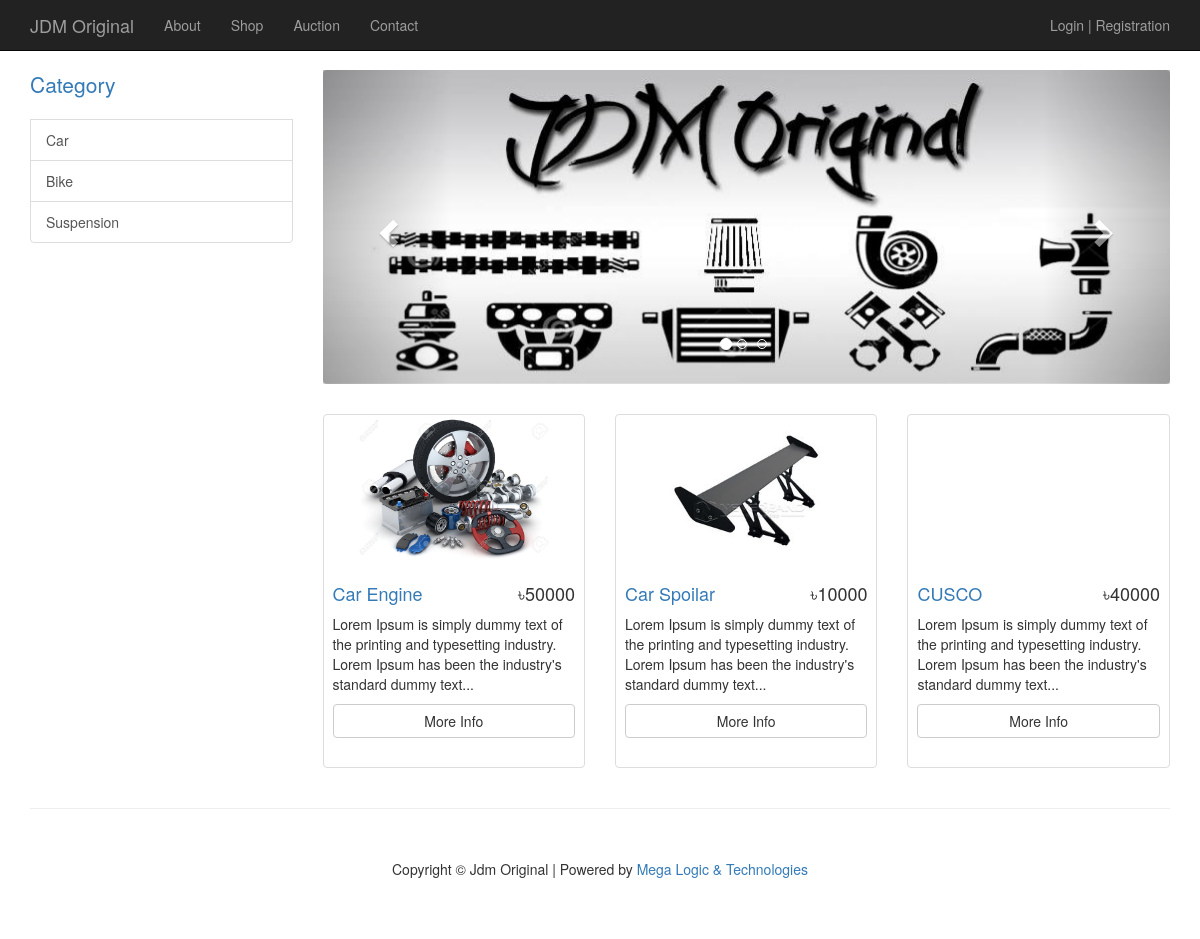
Before: / with the older database file.
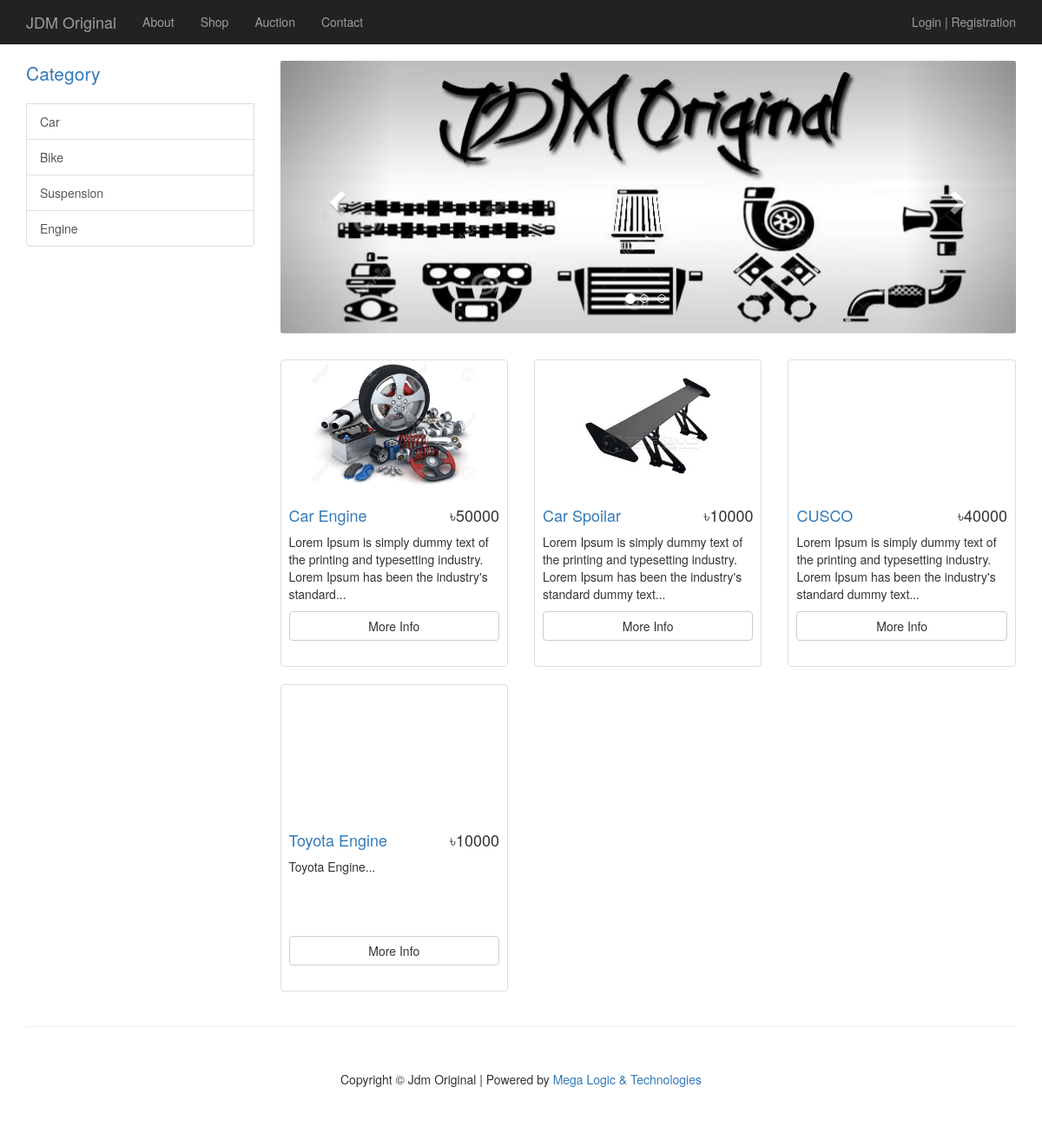
After: the same page with the newer database file.
### tables this page shows
CREATE TABLE IF NOT EXISTS `category` (
  `id` int(11) NOT NULL AUTO_INCREMENT,
  `name` varchar(50) DEFAULT NULL,
  PRIMARY KEY (`id`)
);

CREATE TABLE IF NOT EXISTS `product` (
  `id` int(11) NOT NULL AUTO_INCREMENT,
  `cata_id` int(11) NOT NULL,
  `name` varchar(200) DEFAULT NULL,
  `description` text,
  `price` decimal(10,0) DEFAULT NULL,
  `condition` int(11) DEFAULT NULL,
  `quantity` decimal(10,0) DEFAULT NULL,
  `brand` varchar(100) DEFAULT NULL,
  `country_manufacture` varchar(100) DEFAULT NULL,
  `user_id` int(11) DEFAULT NULL,
  `datetime` datetime DEFAULT NULL,
  `auction` int(11) DEFAULT NULL,
  PRIMARY KEY (`id`)
);

### application/controllers/Welcome.php (called while the page is built, shortened)
<?php
class Welcome extends CI_Controller {
	public function index()
	{
        $this->load->model('category');
        $data['title']='Home-JDM Original';
        $data['cat'] = $this->category->get_category();
        $this->load->model('productm');
        $bdata['products'] = $this->productm->get_all_product(0, 20);
        $this->load->view('common/header', $data);
        $this->load->view('home', $bdata);
        $this->load->view('common/footer');
	}
}

### index.php (called while the page is built, shortened)
<?php
require_once BASEPATH.'core/CodeIgniter.php';

### application/models/category.php (called while the page is built, shortened)
<?php if ( ! defined('BASEPATH')) exit('No direct script access allowed');
class category extends CI_Model{
    function get_category(){
        $query = $this->db->query('SELECT * FROM category');
        return $query->result_array();
    }
}
?>

### application/models/productm.php (called while the page is built, shortened)
<?php if ( ! defined('BASEPATH')) exit('No direct script access allowed');
class productm extends CI_Model{
    function get_all_product($start,$end){
        $query = $this->db->query("SELECT * FROM product left Join (SELECT min(id), img, prod_id from product_image group by prod_id) AS pi on product.id = pi.prod_id LIMIT $start, $end");
        return $query->result();
    }
}
?>

### application/views/home.php (the view, shortened to what this page needs)
<div class="col-md-9">
                <div class="row carousel-holder">
                    <div class="col-md-12">
                        <div id="carousel-example-generic" class="carousel slide" data-ride="carousel">
                            <ol class="carousel-indicators">
                                <li data-target="#carousel-example-generic" data-slide-to="0" class="active"></li>
                                <li data-target="#carousel-example-generic" data-slide-to="1"></li>
                                <li data-target="#carousel-example-generic" data-slide-to="2"></li>
                            </ol>
                            <div class="carousel-inner">
                                <div class="item active">
                                    <img class="slide-image" src="<?php echo base_url() ?>public/img/banner1.jpg" alt="">
                                </div>
                            </div>
                            <a class="left carousel-control" href="#carousel-example-generic" data-slide="prev">
                                <span class="glyphicon glyphicon-chevron-left"></span>
                            </a>
                            <a class="right carousel-control" href="#carousel-example-generic" data-slide="next">
                                <span class="glyphicon glyphicon-chevron-right"></span>
                            </a>
                        </div>
                    </div>
                </div>
                <div class="row">
                    <?php foreach($products as $p) { ?>
                    <div class="col-sm-4 col-lg-4 col-md-4">
                        <div class="thumbnail">
                            <?php if($p->img != null) { ?>
                            <div class="prod-img" style="background-image: url(<?php echo base_url() ?>public/img/products/<?php echo $p->img ?>);"></div>
                            <?php } else { ?>
                            <div class="prod-img" style="background-image: http://placehold.it/300x200;"></div>
                            <?php } ?>
                            <div class="caption">
                                <h4 class="pull-right">৳<?php echo $p->price ?></h4>
                                <h4><a href="<?php echo site_url() ?>/product/<?php echo $p->id ?>"><?php echo $p->name ?></a>
                                </h4>
                                <p><?php
                                if (strlen($p->description) > 130)
                                  echo substr($p->description, 0, strpos($p->description, ' ', 130));
                                else
                                  echo $p->description;
                                 ?>...</p>
							</div>
							<p class="button-pless">
								<a href="<?php echo site_url() ?>/product/<?php echo $p->id ?>" class="btn btn-default btn-thumb">More Info</a>
							</p>
                        </div>
                    </div>
                    <?php } ?>
                </div>
            </div>

### application/views/common/header.php (shortened to what this page needs)
<!DOCTYPE html>
<html lang="en">
<head>
    <link href="<?php echo base_url() ?>public/css/bootstrap.min.css" rel="stylesheet">
    <link href="<?php echo base_url() ?>public/css/shop-homepage.css" rel="stylesheet">
</head>
<body>
    <nav class="navbar navbar-inverse navbar-fixed-top" role="navigation">
        <div class="container">
            <div class="navbar-header">
                <a class="navbar-brand" href="<?php echo base_url() ?>">JDM Original</a>
            </div>
            <div class="collapse navbar-collapse" id="bs-example-navbar-collapse-1">
                <ul class="nav navbar-nav">
                     <li>
                        <a href="#">About</a>
                    </li>
                    <li>
                        <a href="<?php echo base_url() ?>index.php/shop">Shop</a>
                    </li>
                    <li>
                        <a href="<?php echo base_url() ?>index.php/auction">Auction</a>
                    </li>
                    <li>
                        <a href="<?php echo base_url() ?>index.php/contact">Contact</a>
                    </li>
                </ul>
                <ul class="nav pull-right navLogin">
                <?php
                if(!isset($this->session->userdata['logged_in']))
                {
                ?>
                    <a href="<?php echo base_url() ?>index.php/account/login">Login</a>
                    |
                    <a href="<?php echo base_url() ?>index.php/account/registration">Registration</  a>
                <?php } else { ?>
                    Welcome <?php echo $this->session->userdata['logged_in']['user_name']; ?> |
                    <a href="<?php echo base_url() ?>index.php/account/logout">Logout</a>
               <?php } ?>
                </ul>
            </div>
        </div>
    </nav>
    <div class="container">
        <div class="row">
            <div class="col-md-3">
                <p class="lead">Category</p>
                <div class="list-group">
                    <?php foreach ($cat as $c) { ?>
                        <a href="<?php echo base_url() ?>index.php/product/category/<?php echo $c["id"] ?>" class="list-group-item"><?php echo $c['name'] ?></a>
                    <?php } ?>
                </div>
            </div>

### application/views/common/footer.php (shortened to what this page needs)
   </div>
    </div>
    <div class="container">
        <hr>
        <footer>
            <div class="row">
                <div class="col-lg-12">
                    <p class="text-center">Copyright &copy; Jdm Original | Powered by <a target="_blank" href="www.megalnt.com">Mega Logic & Technologies</a></p>
                </div>
            </div>
        </footer>
    </div>
    <link rel="stylesheet" href="<?php echo base_url() ?>public/css/flexslider.css" type="text/css" media="screen" />
</body>
</html>

### public/css/shop-homepage.css (style rules this page uses)
body { padding-top: 70px; }
.slide-image { width: 100%; }
.carousel-holder { margin-bottom: 30px; }
.carousel-control, .item { border-radius: 4px; }
.caption { height: 130px; overflow: hidden; }
.caption h4 { white-space: nowrap; }
.thumbnail { padding: 0; }
footer { margin: 50px 0; }
.button-pless { padding: 9px; }
.btn-thumb { width: 100% }
.navLogin { color: #9d9d9d; text-decoration: none; padding-top: 15px; padding-bottom: 15px; }
.navLogin a { color: #9d9d9d; }
.prod-img { height: 150px; width: 100%; background-position: center; background-size: contain; background-repeat: no-repeat; }
div.form input, select, textarea, .btn { margin-bottom: 10px; }

### public/css/flexslider.css (style rules this page uses)
.carousel li { margin-right: 5px; }

Changed rows visible on the page:
added category: name "Engine"
changed product "Car Engine": description "Lorem Ipsum is simply dummy text of the printing and typesetting industry. Lorem Ipsum has been the industry's standard dummy text" → "Lorem Ipsum is simply dummy text of the printing and typesetting industry. Lorem Ipsum has been the industry's standard"
added product: price "10000", name "Toyota Engine", description "Toyota Engine"
